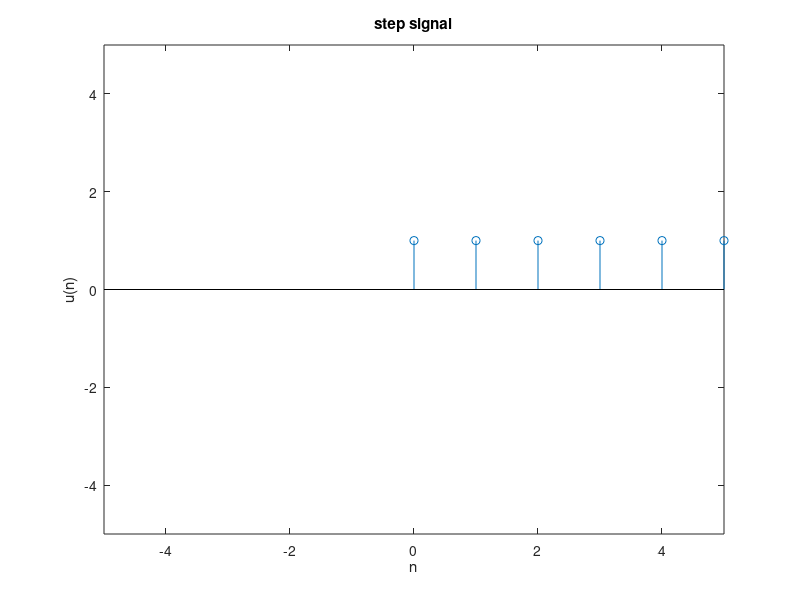

The MATLAB source for this figure:

clc;
clear all;
close all;
n=0:10;


for i=0:10
    if i>=0
        y(i+1)=1;
    else
        y(i+1)=0;
    end
    
end
stem(n,y);
axis([ -5 5 -5 5]);
title('step signal');
xlabel('n');ylabel('u(n)');
    